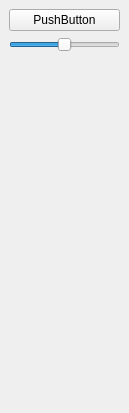
<?xml version="1.0" encoding="UTF-8"?>
<ui version="4.0">
 <class>DrawerToolDockWidget</class>
 <widget class="QDockWidget" name="DrawerToolDockWidget">
  <property name="geometry">
   <rect>
    <x>0</x>
    <y>0</y>
    <width>129</width>
    <height>413</height>
   </rect>
  </property>
  <property name="allowedAreas">
   <set>Qt::LeftDockWidgetArea|Qt::RightDockWidgetArea</set>
  </property>
  <property name="windowTitle">
   <string>DockWidget</string>
  </property>
  <widget class="QWidget" name="dockWidgetContents">
   <layout class="QGridLayout" name="gridLayout">
    <item row="0" column="0">
     <widget class="QtColorPicker" name="colorPicker">
      <property name="text">
       <string>PushButton</string>
      </property>
     </widget>
    </item>
    <item row="3" column="0">
     <spacer name="verticalSpacer">
      <property name="orientation">
       <enum>Qt::Vertical</enum>
      </property>
      <property name="sizeHint" stdset="0">
       <size>
        <width>20</width>
        <height>40</height>
       </size>
      </property>
     </spacer>
    </item>
    <item row="1" column="0">
     <widget class="QSlider" name="sizeSlider">
      <property name="minimum">
       <number>5</number>
      </property>
      <property name="maximum">
       <number>1000</number>
      </property>
      <property name="value">
       <number>500</number>
      </property>
      <property name="orientation">
       <enum>Qt::Horizontal</enum>
      </property>
     </widget>
    </item>
   </layout>
  </widget>
 </widget>
 <customwidgets>
  <customwidget>
   <class>QtColorPicker</class>
   <extends>QPushButton</extends>
   <header>qtcolorpicker.h</header>
  </customwidget>
 </customwidgets>
 <resources/>
 <connections/>
</ui>
